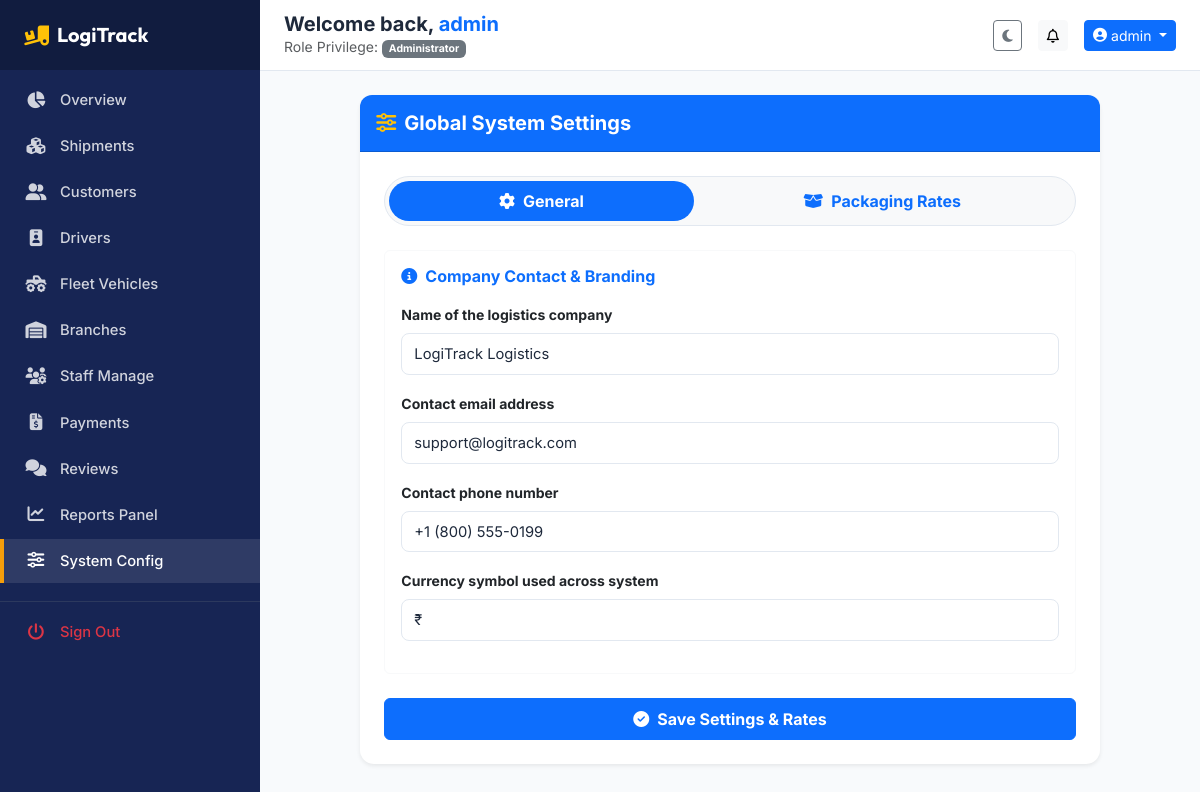
The app's page /admin/settings (signed in) with its own data.
### app/models.py (models this page shows, shortened)
class BaseModel(db.Model):
    __abstract__ = True

class User(BaseModel):
    __tablename__ = 'users'
    id = db.Column(db.Integer, primary_key=True)
    username = db.Column(db.String(80), unique=True, nullable=False)
    email = db.Column(db.String(120), unique=True, nullable=False)
    password_hash = db.Column(db.String(255), nullable=False)
    role_id = db.Column(db.Integer, db.ForeignKey('roles.id'), nullable=False)
    branch_id = db.Column(db.Integer, db.ForeignKey('branches.id', ondelete='SET NULL'), nullable=True)
    is_active = db.Column(db.Boolean, default=True)
    created_at = db.Column(db.DateTime, default=datetime.utcnow)
    updated_at = db.Column(db.DateTime, default=datetime.utcnow, onupdate=datetime.utcnow)
    customer_profile = db.relationship('Customer', backref='user', uselist=False, cascade="all, delete-orphan")
    driver_profile = db.relationship('Driver', backref='user', uselist=False, cascade="all, delete-orphan")
    addresses = db.relationship('Address', backref='user', lazy=True, cascade="all, delete-orphan")
    notifications = db.relationship('Notification', backref='user', lazy=True, cascade="all, delete-orphan")
    activity_logs = db.relationship('ActivityLog', backref='user', lazy=True)

class Role(BaseModel):
    __tablename__ = 'roles'
    id = db.Column(db.Integer, primary_key=True)
    name = db.Column(db.String(50), unique=True, nullable=False)
    description = db.Column(db.String(255))
    users = db.relationship('User', backref='role', lazy=True)

class Setting(BaseModel):
    __tablename__ = 'settings'
    id = db.Column(db.Integer, primary_key=True)
    setting_key = db.Column(db.String(100), unique=True, nullable=False)
    setting_value = db.Column(db.Text)
    setting_type = db.Column(db.String(50), default='string')  # string, int, float, bool
    description = db.Column(db.String(255))

### app/blueprints/admin/routes.py (the view, shortened to what this page needs)
@admin_bp.route('/settings', methods=['GET', 'POST'])
@login_required
@role_required('Administrator')
def system_settings():
    DEFAULT_GST_RATES = {
        'rate_packaging_clothes_garments': '5',
        'rate_packaging_books': '5',
        'rate_packaging_documents': '0',
        'rate_packaging_electronics': '18',
        'rate_packaging_mobile_laptop': '18',
        'rate_packaging_glass_items': '18',
        'rate_packaging_kitchen_items': '5',
        'rate_packaging_household_items': '5',
        'rate_packaging_machinery_parts': '18',
        'rate_packaging_auto_spare_parts': '18',
        'rate_packaging_furniture': '18',
        'rate_packaging_fruits_vegetables': '5',
        'rate_packaging_food_items': '5',
        'rate_packaging_clothing_bundles': '5',
        'rate_packaging_industrial_goods': '18',
        'rate_packaging_other': '18'
    }
    DEFAULT_INS_RATES = {
        'rate_packaging_clothes_garments': '1.0',
        'rate_packaging_books': '0.5',
        'rate_packaging_documents': '0.5',
        'rate_packaging_electronics': '2.0',
        'rate_packaging_mobile_laptop': '2.5',
        'rate_packaging_glass_items': '2.5',
        'rate_packaging_kitchen_items': '1.0',
        'rate_packaging_household_items': '1.0',
        'rate_packaging_machinery_parts': '2.0',
        'rate_packaging_auto_spare_parts': '2.0',
        'rate_packaging_furniture': '1.5',
        'rate_packaging_fruits_vegetables': '1.0',
        'rate_packaging_food_items': '1.0',
        'rate_packaging_clothing_bundles': '1.0',
        'rate_packaging_industrial_goods': '2.5',
        'rate_packaging_other': '2.5'
    }
    DEFAULT_INS_MINS = {
        'rate_packaging_clothes_garments': '100',
        'rate_packaging_books': '75',
        'rate_packaging_documents': '100',
        'rate_packaging_electronics': '250',
        'rate_packaging_mobile_laptop': '300',
        'rate_packaging_glass_items': '300',
        'rate_packaging_kitchen_items': '100',
        'rate_packaging_household_items': '100',
        'rate_packaging_machinery_parts': '250',
        'rate_packaging_auto_spare_parts': '250',
        'rate_packaging_furniture': '200',
        'rate_packaging_fruits_vegetables': '100',
        'rate_packaging_food_items': '100',
        'rate_packaging_clothing_bundles': '100',
        'rate_packaging_industrial_goods': '300',
        'rate_packaging_other': '300'
    }
    try:
        current_settings = Setting.query.all()
        for s in current_settings:
            if s.setting_key.startswith('rate_packaging_'):
                suffix = s.setting_key[15:]
                gst_key = f'gst_packaging_{suffix}'
                existing_gst = next((x for x in current_settings if x.setting_key == gst_key), None)
                ins_rate_key = f'ins_rate_packaging_{suffix}'
                existing_ins_rate = next((x for x in current_settings if x.setting_key == ins_rate_key), None)
                ins_min_key = f'ins_min_packaging_{suffix}'
                existing_ins_min = next((x for x in current_settings if x.setting_key == ins_min_key), None)
        db.session.commit()
    except Exception as e:
        db.session.rollback()
    settings = Setting.query.all()
    categories_list = []
    for s in settings:
        if s.setting_key.startswith('rate_packaging_'):
            suffix = s.setting_key[15:]
            gst_key = f'gst_packaging_{suffix}'
            ins_rate_key = f'ins_rate_packaging_{suffix}'
            ins_min_key = f'ins_min_packaging_{suffix}'
            gst_s = next((x for x in settings if x.setting_key == gst_key), None)
            ins_rate_s = next((x for x in settings if x.setting_key == ins_rate_key), None)
            ins_min_s = next((x for x in settings if x.setting_key == ins_min_key), None)
            cat_name = s.description.replace('Packaging Rate: ', '').replace(' (INR/kg)', '') if s.description else suffix
            categories_list.append({
                'name': cat_name,
                'rate_setting': s,
                'gst_setting': gst_s,
                'ins_rate_setting': ins_rate_s,
                'ins_min_setting': ins_min_s,
                'rate_key': s.setting_key,
                'gst_key': gst_key,
                'ins_rate_key': ins_rate_key,
                'ins_min_key': ins_min_key
            })
    return render_template('admin/settings.html', settings=settings, categories_list=categories_list)

### app/templates/admin/settings.html (shortened to what this page needs)
{% extends "base.html" %}
{% block content %}
{% macro render_setting_field(setting) %}
<div class="mb-3">
    <label class="form-label small fw-bold">{{ setting.description }}</label>
    {% if setting.setting_type == 'bool' %}
    <div class="form-check form-switch">
        <input class="form-check-input" type="checkbox" name="{{ setting.setting_key }}" id="{{ setting.setting_key }}" {% if setting.setting_value == 'True' or setting.setting_value == '1' %}checked{% endif %}>
        <label class="form-check-label small" for="{{ setting.setting_key }}">Enabled</label>
    </div>
    {% else %}
    <input type="text" name="{{ setting.setting_key }}" class="form-control" value="{{ setting.setting_value }}" required>
    {% endif %}
</div>
{% endmacro %}
<div class="row">
    <div class="col-lg-10 mx-auto">
        <div class="card border-0 shadow-sm kpi-card">
            <div class="card-header bg-primary text-white py-3" style="border-radius: 12px 12px 0 0;">
                <h5 class="mb-0 fw-bold"><i class="fa-solid fa-sliders me-2 text-warning"></i>Global System Settings</h5>
            </div>
            <div class="card-body p-4">
                <ul class="nav nav-pills nav-fill mb-4 p-1 bg-light rounded-pill" id="settingsTabs" role="tablist" style="border: 1px solid #e2e8f0;">
                    <li class="nav-item" role="presentation">
                        <button class="nav-link active rounded-pill fw-bold" id="general-tab" data-bs-toggle="tab" data-bs-target="#general" type="button" role="tab" aria-controls="general" aria-selected="true">
                            <i class="fa-solid fa-gear me-2"></i>General
                        </button>
                    </li>
                    <li class="nav-item" role="presentation">
                        <button class="nav-link rounded-pill fw-bold" id="packaging-tab" data-bs-toggle="tab" data-bs-target="#packaging" type="button" role="tab" aria-controls="packaging" aria-selected="false">
                            <i class="fa-solid fa-box-open me-2"></i>Packaging Rates
                        </button>
                    </li>
                </ul>
                <form method="POST">
                    <div class="tab-content" id="settingsTabsContent">
                        <div class="tab-pane fade show active" id="general" role="tabpanel" aria-labelledby="general-tab">
                            <div class="p-3 bg-white rounded border border-light">
                                <h6 class="fw-bold text-primary mb-3"><i class="fa-solid fa-circle-info me-2"></i>Company Contact & Branding</h6>
                                {% for setting in settings if not setting.setting_key.startswith('rate_packaging_') and not setting.setting_key.startswith('gst_packaging_') and not setting.setting_key.startswith('ins_rate_packaging_') and not setting.setting_key.startswith('ins_min_packaging_') %}
                                    {{ render_setting_field(setting) }}
                                {% endfor %}
                            </div>
                        </div>
                    </div>
                    <button type="submit" class="btn btn-primary w-100 py-2 fw-bold mt-4"><i class="fa-solid fa-circle-check me-2"></i>Save Settings & Rates</button>
                </form>
            </div>
        </div>
    </div>
</div>
{% endblock %}

### app/templates/base.html (shortened to what this page needs)
<!DOCTYPE html>
<html lang="en">
<head>
    <link href="https://cdn.jsdelivr.net/npm/bootstrap@5.3.2/dist/css/bootstrap.min.css" rel="stylesheet">
    <link rel="stylesheet" href="https://cdnjs.cloudflare.com/ajax/libs/font-awesome/6.4.2/css/all.min.css">
    <link rel="stylesheet" href="https://unpkg.com/leaflet@1.9.4/dist/leaflet.css"/>
    <link rel="stylesheet" href="{{ url_for('static', filename='css/style.css') }}">
</head>
<body data-theme="light">
    <div class="toast-container position-fixed top-0 end-0 p-3" style="z-index: 1100;">
    </div>
    {% if current_user %}
    <div class="dashboard-container">
        <aside class="sidebar" id="app-sidebar">
            <div class="sidebar-header">
                <a href="/" class="text-white text-decoration-none d-flex align-items-center">
                    <i class="fa-solid fa-truck-ramp-box fa-lg me-2 text-warning"></i>
                    <span class="fs-5 fw-bold font-brand">LogiTrack</span>
                </a>
            </div>
            <ul class="sidebar-menu mt-2">
                {% if current_user.role.name == 'Administrator' %}
                    <li class="sidebar-menu-item {% if request.endpoint == 'admin.dashboard' %}active{% endif %}">
                        <a href="{{ url_for('admin.dashboard') }}"><i class="fa-solid fa-chart-pie"></i><span>Overview</span></a>
                    </li>
                    <li class="sidebar-menu-item {% if 'shipments' in request.endpoint %}active{% endif %}">
                        <a href="{{ url_for('admin.list_shipments') }}"><i class="fa-solid fa-cubes"></i><span>Shipments</span></a>
                    </li>
                    <li class="sidebar-menu-item {% if 'customers' in request.endpoint %}active{% endif %}">
                        <a href="{{ url_for('admin.list_customers') }}"><i class="fa-solid fa-user-group"></i><span>Customers</span></a>
                    </li>
                    <li class="sidebar-menu-item {% if 'drivers' in request.endpoint %}active{% endif %}">
                        <a href="{{ url_for('admin.list_drivers') }}"><i class="fa-solid fa-id-badge"></i><span>Drivers</span></a>
                    </li>
                    <li class="sidebar-menu-item {% if 'vehicles' in request.endpoint %}active{% endif %}">
                        <a href="{{ url_for('admin.list_vehicles') }}"><i class="fa-solid fa-truck-monster"></i><span>Fleet Vehicles</span></a>
                    </li>
                    <li class="sidebar-menu-item {% if 'branches' in request.endpoint %}active{% endif %}">
                        <a href="{{ url_for('admin.list_branches') }}"><i class="fa-solid fa-warehouse"></i><span>Branches</span></a>
                    </li>
                    <li class="sidebar-menu-item {% if 'employees' in request.endpoint %}active{% endif %}">
                        <a href="{{ url_for('admin.list_employees') }}"><i class="fa-solid fa-users-gear"></i><span>Staff Manage</span></a>
                    </li>
                    <li class="sidebar-menu-item {% if 'payments' in request.endpoint %}active{% endif %}">
                        <a href="{{ url_for('admin.list_payments') }}"><i class="fa-solid fa-file-invoice-dollar"></i><span>Payments</span></a>
                    </li>
                    <li class="sidebar-menu-item {% if 'feedback' in request.endpoint %}active{% endif %}">
                        <a href="{{ url_for('admin.list_feedback') }}"><i class="fa-solid fa-comments"></i><span>Reviews</span></a>
                    </li>
                    <li class="sidebar-menu-item {% if 'reports' in request.endpoint %}active{% endif %}">
                        <a href="{{ url_for('reports.index') }}"><i class="fa-solid fa-chart-line"></i><span>Reports Panel</span></a>
                    </li>
                    <li class="sidebar-menu-item {% if 'settings' in request.endpoint %}active{% endif %}">
                        <a href="{{ url_for('admin.system_settings') }}"><i class="fa-solid fa-sliders"></i><span>System Config</span></a>
                    </li>
                {% endif %}
                <li class="sidebar-menu-item mt-3 pt-2 border-top border-secondary border-opacity-25">
                    <a href="{{ url_for('auth.logout') }}" class="text-danger"><i class="fa-solid fa-power-off text-danger"></i><span>Sign Out</span></a>
                </li>
            </ul>
        </aside>
        <main class="main-content">
            <header class="top-navbar d-flex align-items-center justify-content-between">
                <div class="d-flex align-items-center gap-2">
                    <div>
                        <h5 class="mb-0 fw-bold d-none d-sm-block">Welcome back, <span class="text-primary">{{ current_user.username }}</span></h5>
                        <small class="text-muted d-none d-md-block">Role Privilege: <span class="badge bg-secondary">{{ current_user.role.name }}</span></small>
                    </div>
                </div>
                <div class="d-flex align-items-center gap-2 gap-sm-3">
                    <button class="btn btn-outline-secondary btn-sm" id="theme-toggle" title="Switch Theme" aria-label="Switch Theme">
                        <i class="fa-solid fa-moon" id="theme-icon"></i>
                    </button>
                    <div class="dropdown">
                        <button class="btn btn-light position-relative btn-sm" type="button" data-bs-toggle="dropdown" aria-expanded="false" aria-label="Notifications">
                            <i class="fa-regular fa-bell"></i>
                        </button>
                    </div>
                    <div class="dropdown">
                        <button class="btn btn-primary btn-sm dropdown-toggle d-flex align-items-center gap-1" type="button" data-bs-toggle="dropdown" aria-expanded="false">
                            <i class="fa-solid fa-circle-user"></i>
                            <span class="d-none d-sm-inline">{{ current_user.username }}</span>
                        </button>
                    </div>
                </div>
            </header>
            <div class="content-wrapper container-fluid p-2 p-sm-3 p-lg-4">
                {% block content %}{% endblock %}
            </div>
        </main>
    </div>
    {% endif %}
</body>
</html>

### records on screen
User: username "admin"
Role: role.name "Administrator"
Setting: description "Name of the logistics company", company_name "LogiTrack Logistics"
Setting: description "Contact email address", contact_email "support@logitrack.com"
Setting: description "Contact phone number", contact_phone "+1 (800) 555-0199"
Setting: description "Currency symbol used across system", currency_symbol "₹"
